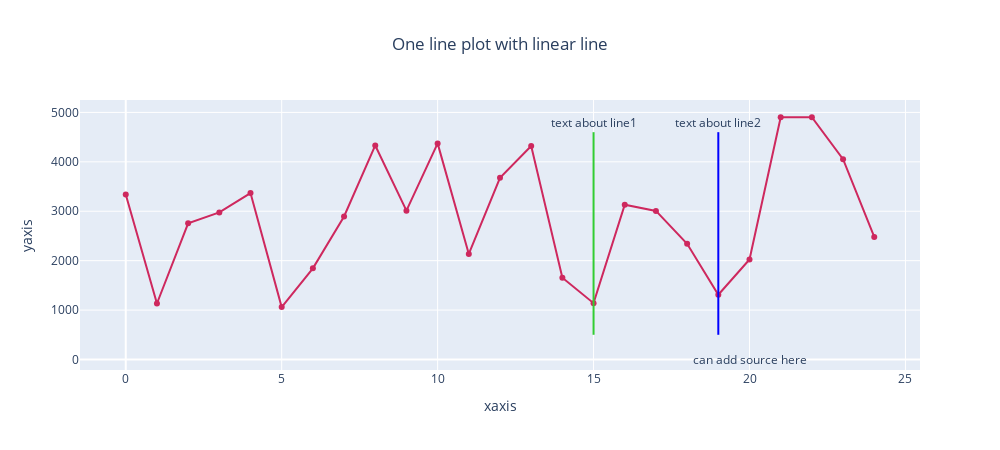

The notebook cell saved with this chart:
### Markdown cell above
## 1. One line plot with linear line

### Code cell
import plotly.graph_objects as go

data_trace =go.Scatter(x=x,y=y, line=dict(color="#CE285E",width=2),mode="lines+markers",name="line name")

layout=go.Layout(xaxis=dict(title_text="xaxis"),yaxis=dict(title_text="yaxis"),
                 title_text= "One line plot with linear line", title_x=0.5)

fig=go.Figure(data=data_trace,layout=layout)
    
fig.add_shape(# Vertical Line 1
        dict(type="line", x0=15,y0=500,
            x1=15,y1=4600,line=dict(color="limegreen", width=2)))
fig.add_shape(# Vertical Line 2
        dict(type="line", x0=19,y0=500,
            x1=19,y1=4600,line=dict(color="blue", width=2)))
    
fig.update_layout(showlegend=False,width =1000,height=450,autosize=True,
    annotations=[dict(x=20,y=0,text="can add source here",showarrow=False),
                 dict(x=15,y=4800,text="text about line1",showarrow=False,), # Line 1 Text
                 dict(x=19,y=4800,text="text about line2",showarrow=False,) #Line 2 Text
                ]
            )         
fig.show()

### Figure 1 — Plotly figure (JSON) as saved in the notebook; plotly's stock layout.template omitted (floating-point values rounded to 4 significant figures)
{"data": [{"line": {"color": "#CE285E", "width": 2}, "mode": "lines+markers", "name": "line name", "type": "scatter", "x": [0, 1, 2, 3, 4, 5, 6, 7, 8, 9, 10, 11, 12, 13, 14, 15, 16, 17, 18, 19, 20, 21, 22, 23, 24], "y": [3340, 1133, 2756, 2976, 3367, 1060, 1844, 2894, 4331, 3012, 4373, 2136, 3676, 4320, 1656, 1140, 3132, 3007, 2342, 1311, 2023, 4901, 4902, 4053, 2479]}], "layout": {"annotations": [{"showarrow": false, "text": "can add source here", "x": 20, "y": 0}, {"showarrow": false, "text": "text about line1", "x": 15, "y": 4800}, {"showarrow": false, "text": "text about line2", "x": 19, "y": 4800}], "autosize": true, "height": 450, "shapes": [{"line": {"color": "limegreen", "width": 2}, "type": "line", "x0": 15, "x1": 15, "y0": 500, "y1": 4600}, {"line": {"color": "blue", "width": 2}, "type": "line", "x0": 19, "x1": 19, "y0": 500, "y1": 4600}], "showlegend": false, "title": {"text": "One line plot with linear line", "x": 0.5}, "width": 1000, "xaxis": {"title": {"text": "xaxis"}}, "yaxis": {"title": {"text": "yaxis"}}}}
